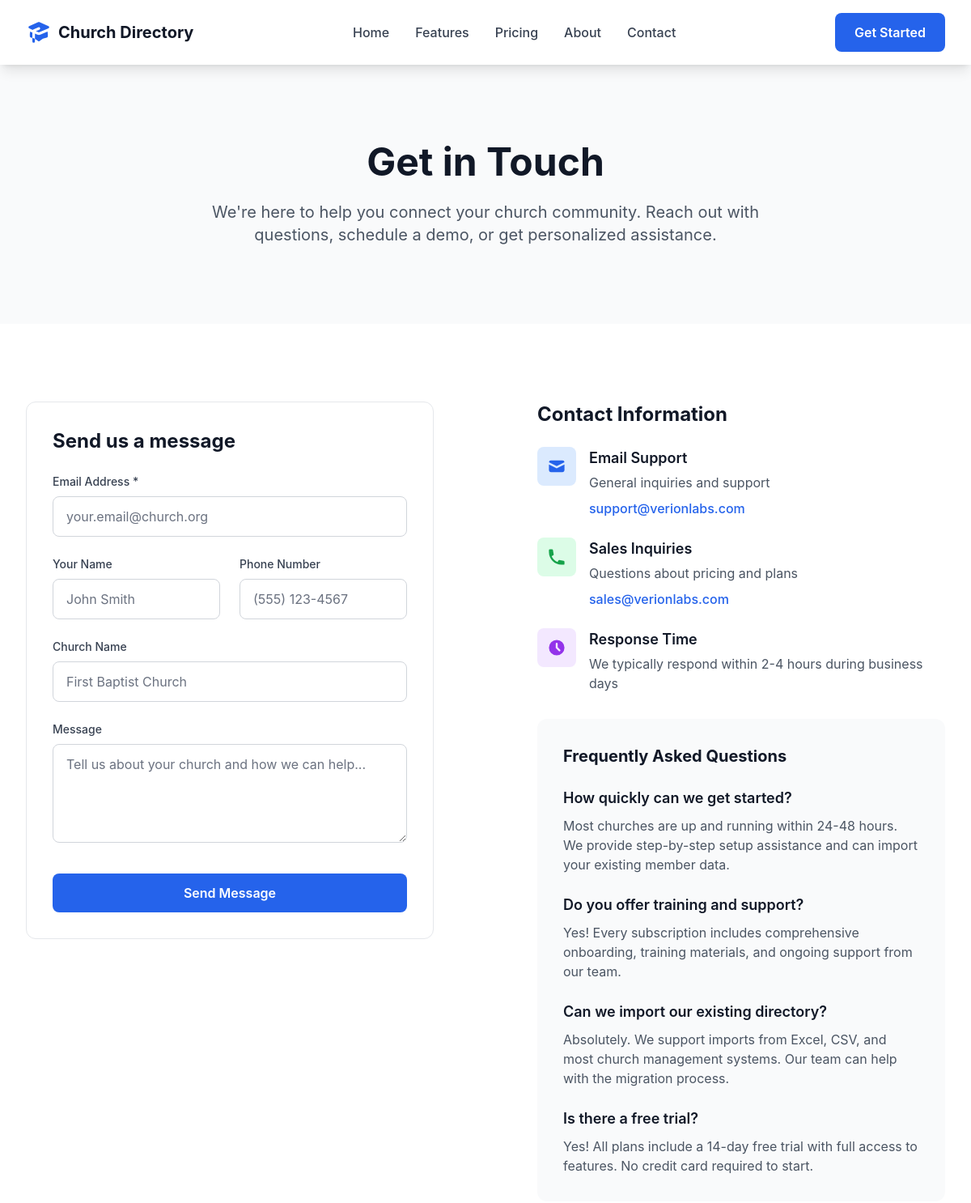
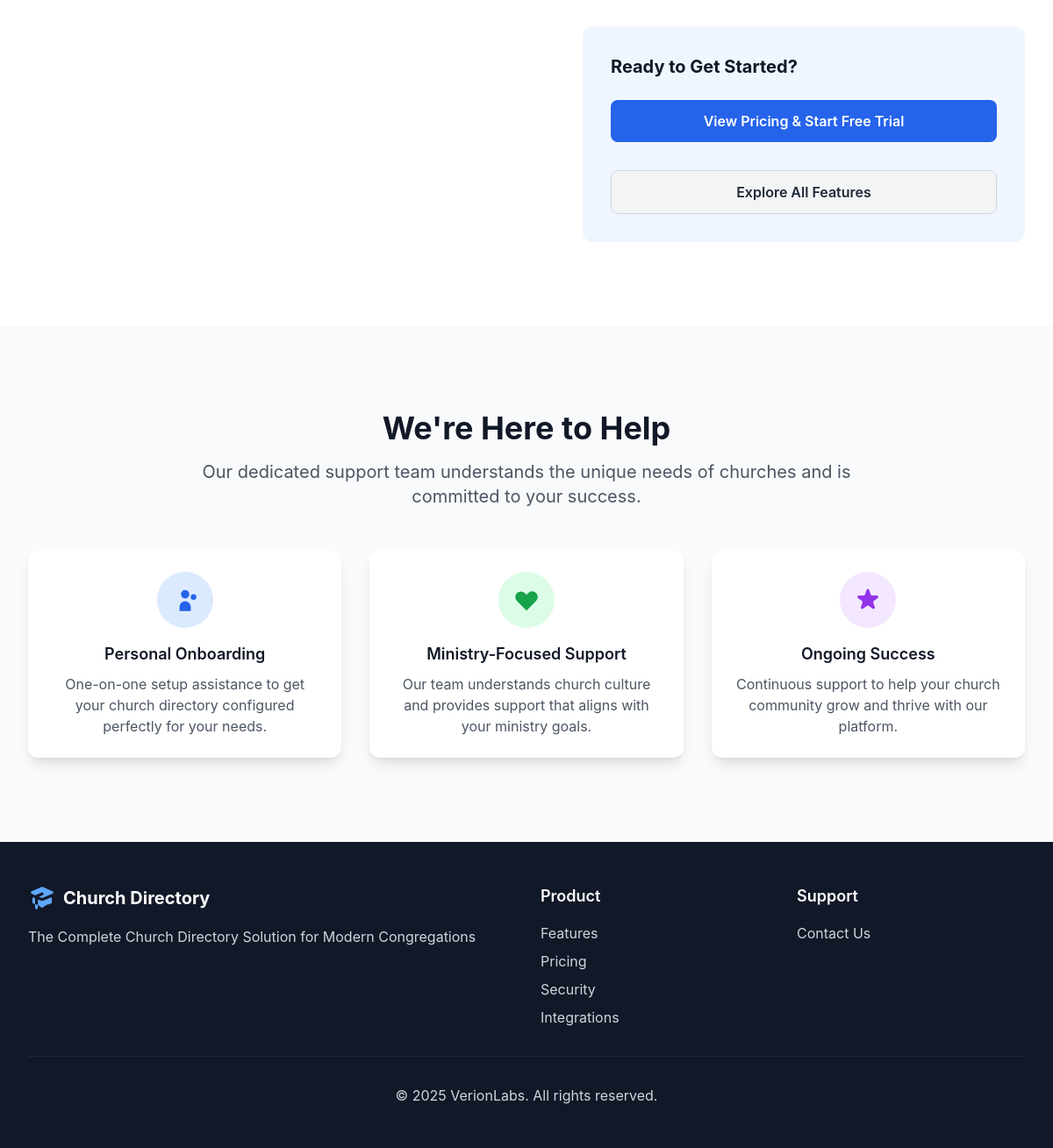
/directory/contact/, run on an earlier commit of the app's database (2 pictures, top to bottom).
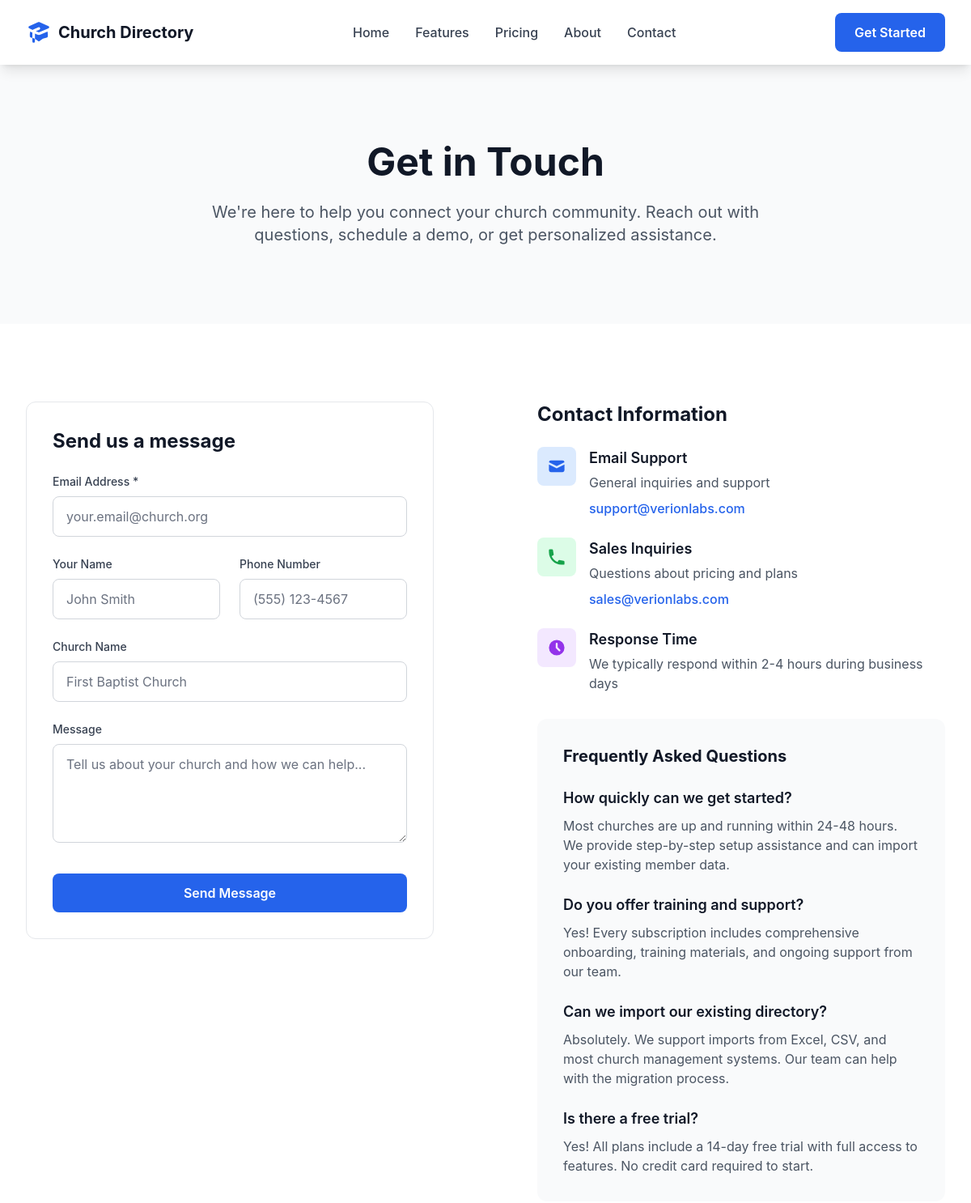
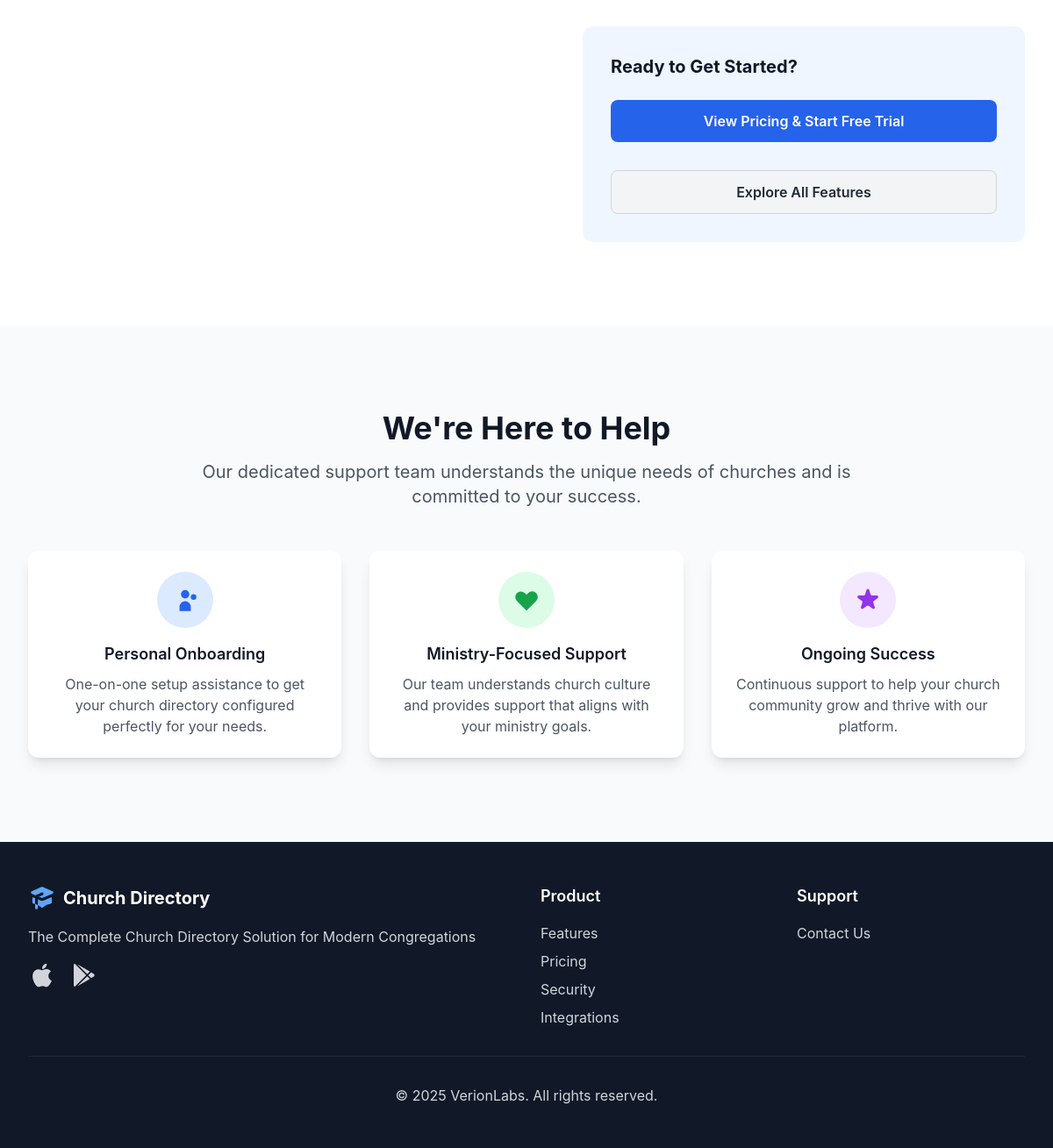
And on a later commit of the database (2 pictures, top to bottom).
### church_directory/models.py (models this page shows, shortened)
class WebsiteConfig(models.Model):
    site_title = models.CharField(max_length=200, default="Church Directory")
    site_description = models.TextField(
        default="The Complete Church Directory Solution for Modern Congregations"
    )
    company_name = models.CharField(max_length=100, default="VerionLabs")
    domain = models.CharField(max_length=100, default="directory.verionlabs.com")
    hero_headline = models.CharField(
        max_length=200,
        default="Stay Connected with Your Church Family – Instantly & Securely"
    )
    hero_subline = models.TextField(
        default="Secure member directories that bring congregations closer together"
    )
    hero_cta_primary = models.CharField(max_length=50, default="Get Started Today")
    hero_cta_secondary = models.CharField(max_length=50, default="Learn More")
    about_headline = models.CharField(
        max_length=200,
        default="Building Stronger Church Communities"
    )
    about_subline = models.TextField(
        default="Church Directory was born from a simple belief: technology should bring people together, not drive them apart. We're passionate about helping churches foster genuine relationships and meaningful connections."
    )
    about_story_title = models.CharField(max_length=100, default="Our Story")
    about_values_title = models.CharField(max_length=100, default="Our Values")
    features_headline = models.CharField(
        max_length=200,
        default="Built Specifically for Churches"
    )
    features_subline = models.TextField(
        default="Every feature is designed with the unique needs, values, and privacy concerns of faith communities in mind."
    )
    pricing_headline = models.CharField(
        max_length=200,
        default="Simple, Transparent Pricing"
    )
    pricing_subline = models.TextField(
        default="Choose the plan that fits your congregation size. All plans include our core features with no hidden fees."
    )
    use_cases_headline = models.CharField(
        max_length=200,
        default="See It In Action"
    )
    use_cases_subline = models.TextField(
        default="Real scenarios from churches using Church Directory to strengthen their communities."
    )
    cta_headline = models.CharField(
        max_length=200,
        default="Ready to Connect Your Congregation?"
    )
    cta_subline = models.TextField(
        default="Join thousands of churches already using Church Directory to build stronger communities and streamline member management."
    )
    cta_button_primary = models.CharField(max_length=50, default="Start Free Trial")
    cta_button_secondary = models.CharField(max_length=50, default="Schedule Demo")
    support_email = models.EmailField(default="support@verionlabs.com")
    sales_email = models.EmailField(default="sales@verionlabs.com")
    phone = models.CharField(max_length=20, blank=True, null=True)
    address = models.TextField(blank=True)
    show_pricing = models.BooleanField(default=True)
    show_testimonials = models.BooleanField(default=True)
    show_use_cases = models.BooleanField(default=True)
    show_team = models.BooleanField(default=True)
    maintenance_mode = models.BooleanField(default=False)
    app_store_url = models.URLField(blank=True)
    google_play_url = models.URLField(blank=True)
    linkedin_url = models.URLField(blank=True)
    twitter_url = models.URLField(blank=True)
    facebook_url = models.URLField(blank=True)
    help_center_url = models.URLField(
        blank=True,
        help_text="URL for Help Center page (external link)"
    )
    privacy_policy_url = models.URLField(
        blank=True,
        help_text="URL for Privacy Policy page (external link)"
    )
    terms_of_service_url = models.URLField(
        blank=True,
        help_text="URL for Terms of Service page (external link)"
    )
    meta_keywords = models.TextField(
        default="church directory, member management, church software, congregation management",
        help_text="Comma-separated keywords"
    )
    created_at = models.DateTimeField(auto_now_add=True)
    updated_at = models.DateTimeField(auto_now=True)
    class Meta:
        verbose_name = "Website Configuration"
        verbose_name_plural = "Website Configuration"

### church_directory/views.py (the view)
# urls.py: path('contact/', views.contact, name='contact'),
def contact(request):
    try:
        config = WebsiteConfig.objects.first()
    except WebsiteConfig.DoesNotExist:
        config = None
    if request.method == 'POST':
        form = LeadForm(request.POST)
        if form.is_valid():
            lead = form.save(commit=False)
            lead.source = 'contact_page'
            lead.save()
            messages.success(request, 'Thank you for your interest! We\'ll be in touch soon.')
            return redirect('church_directory:contact')
    else:
        form = LeadForm()
    context = {
        'form': form,
        'config': config,
        'page_title': 'Contact Us - Church Directory',
    }
    return render(request, 'church_directory/contact.html', context)

### website/context_processors.py (called while the page is built)
def site_config(request):
    try:
        config = SiteConfig.objects.first()
    except SiteConfig.DoesNotExist:
        config = None
    try:
        development_banner = DevelopmentBanner.objects.first()
    except DevelopmentBanner.DoesNotExist:
        development_banner = None
    navigation_items = NavigationItem.objects.filter(is_active=True).order_by('order')
    return {
        'site_config': config,
        'navigation_items': navigation_items,
        'development_banner': development_banner,
    }

### templates/church_directory/contact.html (shortened to what the changed rows need)
{% extends 'church_directory/base.html' %}
{% load static %}
{% block content %}
<section class="bg-gray-50 section-padding">
    <div class="container-width text-center">
        <h1 class="text-4xl lg:text-5xl font-bold text-gray-900 mb-6">
            Get in Touch
        </h1>
    </div>
</section>
<section class="section-padding">
    <div class="container-width">
        <div class="grid grid-cols-1 lg:grid-cols-2">
            <div class="lg:pr-16 lg:border-blue-200">
                <div class="bg-white rounded-xl border border-gray-200 p-8">
                    <h2 class="text-2xl font-bold text-gray-900 mb-6">Send us a message</h2>
                </div>
            </div>
            <div class="lg:pl-16">
                <div class="space-y-8">
                    <div>
                        <h2 class="text-2xl font-bold text-gray-900 mb-6">Contact Information</h2>
                        <div class="space-y-6">
                            <div class="flex items-start">
                                <div>
                                    <h3 class="text-lg font-semibold text-gray-900 mb-1">Email Support</h3>
                                    <p class="text-gray-600 mb-2">General inquiries and support</p>
                                    <a href="mailto:{% if config %}{{ config.support_email }}{% else %}support@verionlabs.com{% endif %}"
                                        class="text-blue-600 hover:text-blue-800 font-medium">
                                        {% if config %}{{ config.support_email }}{% else %}support@verionlabs.com{% endif %}
                                    </a>
                                </div>
                            </div>
                            <div class="flex items-start">
                                <div>
                                    <h3 class="text-lg font-semibold text-gray-900 mb-1">Sales Inquiries</h3>
                                    <p class="text-gray-600 mb-2">Questions about pricing and plans</p>
                                    <a href="mailto:{% if config %}{{ config.sales_email }}{% else %}sales@verionlabs.com{% endif %}"
                                        class="text-blue-600 hover:text-blue-800 font-medium">
                                        {% if config %}{{ config.sales_email }}{% else %}sales@verionlabs.com{% endif %}
                                    </a>
                                </div>
                            </div>
                        </div>
                    </div>
                </div>
            </div>
        </div>
    </div>
</section>
<section class="section-padding bg-gray-50">
    <div class="container-width">
        <div class="text-center mb-12">
            <h2 class="text-3xl lg:text-4xl font-bold text-gray-900 mb-4">
                We're Here to Help
            </h2>
        </div>
    </div>
</section>
{% endblock %}

### templates/church_directory/base.html (shortened to what the changed rows need)
<!DOCTYPE html>
<html lang="en">
<head>
    <link rel="icon" type="image/x-icon" href="{% load static %}{% static 'images/favicon.ico' %}">
    <link rel="manifest" href="{% load static %}{% static 'images/site.webmanifest' %}">
    <link href="{% load static %}{% static 'css/tailwind.css' %}" rel="stylesheet">
</head>
<body class="bg-white text-gray-900">
    <main>
        {% block content %}{% endblock %}
    </main>
    <footer class="bg-gray-900 text-white">
        <div class="container-width py-12">
            <div class="grid grid-cols-1 md:grid-cols-4 gap-8">
                <div class="md:col-span-2">
                    <div class="flex items-center space-x-2 mb-4">
                        <span class="text-xl font-bold">Church Directory</span>
                    </div>
                    <p class="text-gray-300 mb-4">
                        {% if config %}{{ config.site_description }}{% else %}The Complete Church Directory Solution for
                        Modern Congregations{% endif %}
                    </p>
                    {% if config.app_store_url or config.google_play_url %}
                    <div class="flex space-x-4">
                        {% if config.app_store_url %}
                        <a href="{{ config.app_store_url }}" class="text-gray-300 hover:text-white">
                        </a>
                        {% endif %}
                        {% if config.google_play_url %}
                        <a href="{{ config.google_play_url }}" class="text-gray-300 hover:text-white">
                        </a>
                        {% endif %}
                    </div>
                    {% endif %}
                </div>
            </div>
        </div>
    </footer>
</body>
</html>

What changed in the data, as far as the page shows it:
added WebsiteConfig: support_email "support@verionlabs.com", sales_email "sales@verionlabs.com", site_description "The Complete Church Directory Solution for Modern Congregations"
Also different on the page:
text no longer shown: "support@verionlabs.com sales@verionlabs.com The Complete Church Directory Solution for Modern Congregations"
